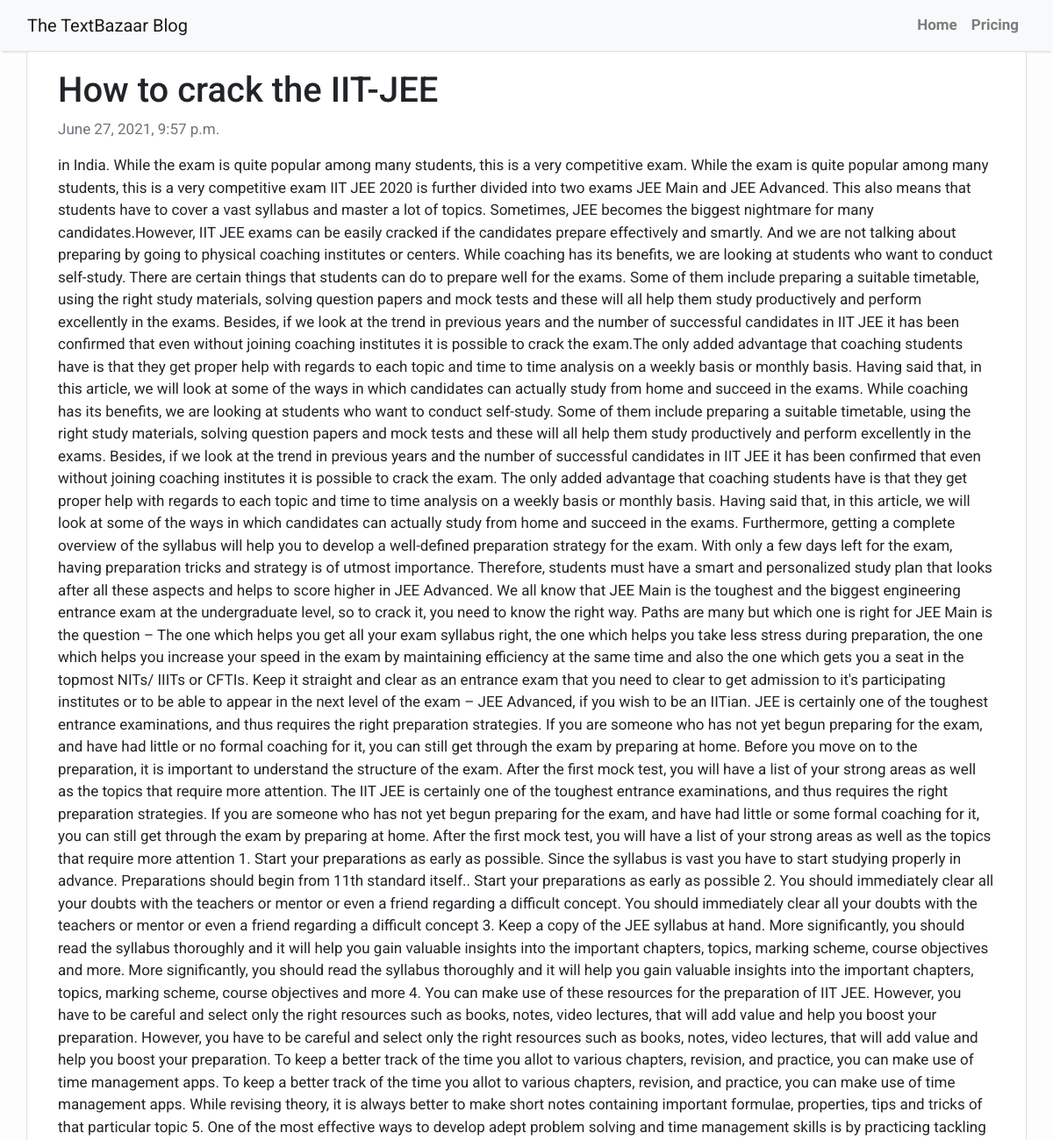
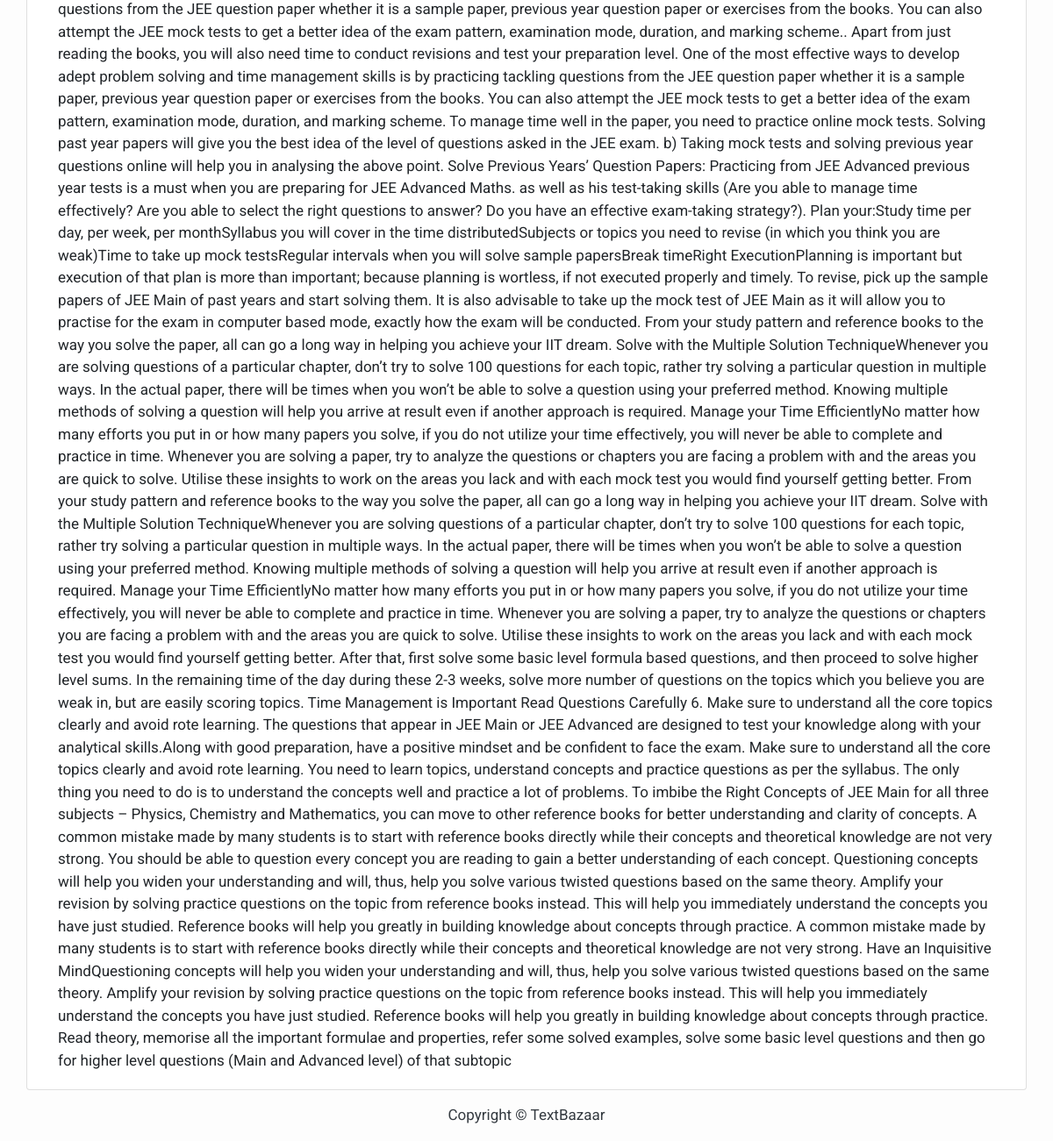
The app's page /blog/how-to-crack-the-iit-jee/ with its own data (2 pictures, top to bottom).
### blog/models.py (models this page shows, shortened)
class Post(models.Model):
    title = models.CharField(max_length=200, unique=True)
    slug = models.SlugField(max_length=200, unique=True)
    updated_on = models.DateTimeField(auto_now=True)
    content = models.TextField()
    created_on = models.DateTimeField(auto_now_add=True)
    class Meta:
        ordering = ["-created_on"]

### blog/views.py (the view)
# urls.py: path('<slug:slug>/', views.PostDetail.as_view(), name='post_detail'),
class PostDetail(generic.DetailView):
    model = Post
    template_name = 'blog/post_detail.html'

### blog/templates/blog/post_detail.html
{% extends 'blog/base.html' %}
{% block content %}
<div class="container">
  <div class="row">
    <div class="col-md-12 card mb-9 center">
      <div class="card-body">
        <h1>{% block title %} {{ object.title }} {% endblock title %}</h1>
        <p class=" text-muted"> {{ post.created_on }}</p>
        <p class="card-text ">{{ object.content | safe }}</p>
      </div>
    </div>
  </div>
</div>
{% endblock content %}

### blog/templates/blog/base.html (style rules this page uses)
body { font-family: "Roboto", sans-serif; font-size: 17px; background-color: #fdfdfd; }

### records on screen
Post: title "How to crack the IIT-JEE", created_on "June 27, 2021, 9:57 p.m.", content "in India. While the exam is quite popular among many students, this is a very competitive exam. While the exam is quite popular among many students, this is a very competitive exam IIT JEE 2020 is further divided into two exams JEE Main and JEE Advanced. This also means that students have to cover a vast syllabus and master a lot of topics. Sometimes, JEE becomes the biggest nightmare for many candidates.However, IIT JEE exams can be easily cracked if the candidates prepare effectively and smartly. And we are not talking about preparing by going to physical coaching institutes or centers. While coaching has its benefits, we are looking at students who want to conduct self-study. There are…"
